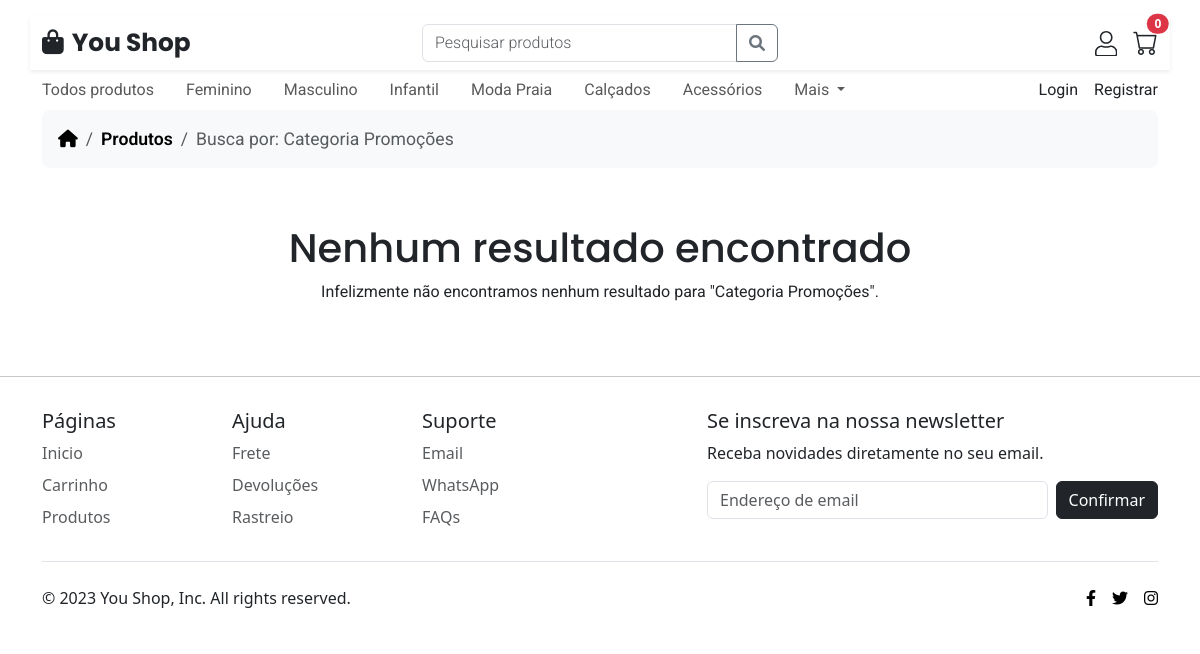
/products?category=9, run on the app's committed database.
### models/category.py (models this page shows)
class Category(BaseModel):
    __tablename__ = 'category'
    name = db.Column(db.String(200), nullable=False)
    image = db.Column(db.String(500), nullable=False)
    products = db.relationship('Product', backref='category')

### view.py (the view, shortened to what this page needs)
@view_blueprint.route('/products', methods=['GET', 'POST', 'PUT', 'PATCH', 'DELETE'])
def products():
    if request.method == 'GET':
        pass
    categories = Category.get_all()
    search_query = request.args.get('search')
    category_id = request.args.get('category')
    page = int(request.args.get('page', 1))  # Default to page 1 if 'page' parameter is not provided
    page_size = 6  # MMC entre 2(quantidade de colunas mobile) e 3 (quantidade de colunas desktop)
    if search_query:
        products_list = Product.search_products_by_string(search_query.strip())
        if not products_list:
            return render_template(
                'no-results.html',
                categories=categories,
                cartLength=cartLengthExample,
                search_query=search_query
            )
    elif category_id:
        products_list = Product.get_products_by_category_id(int(category_id))
        if not products_list:
            return render_template(
                'no-results.html',
                categories=categories,
                cartLength=cartLengthExample,
                search_query=f"Categoria {Category.get_by_id(int(category_id)).name}"
            )
    else:
        products_list = Product.get_all()

### models/base.py (called while the page is built)
    @classmethod
    def get_all(cls) -> list['BaseModel']:
        return cls.query.all()

    @classmethod
    def get_by_id(cls, id: int) -> 'BaseModel':
        return cls.query.get(id)

### models/product.py (called while the page is built)
    @classmethod
    def get_products_by_category_id(cls, category_id: int) -> list['Product']:
        return cls.query.filter_by(category_id=category_id).all()

### templates/no-results.html (shortened to what this page needs)
{% extends 'main-template.html' %}
{% block content %}
<section>
  <div class="container-lg">
    <nav aria-label="breadcrumb">
        <ol class="breadcrumb breadcrumb-chevron p-3 bg-body-tertiary rounded-3 fcs-15 roboto">
          <li class="breadcrumb-item">
            <a class="link-body-emphasis" href="{{ url_for('view.home') }}">
              <i class="fa-solid fa-house"></i>
            </a>
          </li>
          <li class="breadcrumb-item">
            <a class="link-body-emphasis fw-semibold text-decoration-none" href="{{ url_for('view.products') }}">Produtos</a>
          </li>
          <li class="breadcrumb-item active text-truncate" aria-current="page" style="max-width: 55vw;">
            Busca por: {{ search_query }}
          </li>
        </ol>
      </nav>
      <div class="row my-5 text-center">
        <div class="col-md-12 my-2">
          <h1 class="poppins">Nenhum resultado encontrado</h1>
          <p class="roboto">Infelizmente não encontramos nenhum resultado para "{{ search_query }}".</p>
        </div>
      </div>
  </div>
</section>
{% endblock %}

### templates/menu.html (shortened to what this page needs)
<header class="container-lg mt-3">
  <div class="row d-flex shadow-sm py-2">
    <div class="col-6 col-md-4 d-flex">
      <a href="{{ url_for('view.home') }}" class="text-decoration-none poppins fw-bold fcs-16 text-dark mx-auto mx-md-0 my-auto"><i class="fa-solid fa-bag-shopping me-2"></i>You Shop</a>
    </div>
    <div class="col-0 col-md-4 d-none d-md-block mx-auto">
      <form action="{{ url_for('view.search') }}" method="post">
        <div class="input-group">
          <input type="text" name="search" class="form-control roboto fw-light" placeholder="Pesquisar produtos" aria-label="Pesquisar produtos" aria-describedby="searchButton">
          <button id="searchButton" class="btn btn-outline-secondary" type="submit"><i class="fas fa-search"></i></button>
        </div>
      </form>
    </div>
    <div class="col-4 col-md-4 d-flex align-content-center justify-content-end">
      <div class="dropdown mx-3 my-auto">
        <a id="userDropdown" data-toggle="dropdown" aria-haspopup="true" aria-expanded="false">
        </a>
      </div>
      <a class="position-relative text-decoration-none text-dark" href="{{ url_for('view.cart') }}">
        <i class="bi bi-cart fcs-16 my-auto"></i>
        <span id="cartLength" class="position-absolute top-0 start-100 translate-middle badge rounded-pill bg-danger">
          {{ cartLength }}
        </span>
      </a>
    </div>
  </div>
</header>
<nav class="navbar navbar-expand-md align-items-start p-0">
  <div class="container-lg d-block">
    <div class="row">
      <div class="col-10 collapse navbar-collapse" id="navbarSupportedContent">
        <ul id="categoryList" class="navbar-nav me-auto">
          <li class="nav-item me-3 no-wrap">
            <a href="{{ url_for('view.products') }}" class="nav-link roboto ps-0">Todos produtos</a>
          </li>
          {% for category in categories %}
          <li class="nav-item me-3 no-wrap roboto d-flex">
            <a href=" {{ url_for('view.products', category=category.id) }}" class="nav-link">{{ category.name }}</a>
          </li>
          {% endfor %}
          <li class="nav-item dropdown me-3" id="moreDropdown">
            <a class="nav-link dropdown-toggle roboto" href="#" role="button" data-bs-toggle="dropdown" aria-expanded="false">
              Mais
            </a>
          </li>
        </ul>
      </div>
      <div class="col-2 d-none d-md-flex justify-content-end roboto my-auto">
        <a href="{{ url_for('view.login') }}" class="text-decoration-none text-dark me-3">Login</a>
        <a href="{{ url_for('view.register') }}" class="text-decoration-none text-dark">Registrar</a>
      </div>
    </div>
  </div>
</nav>

### static/assets/css/style.css (style rules this page uses)
:root { --primary: #EEEEEE; --responsible-font-size-11: calc(1.7rem + 2.2vh); --responsible-font-size-12: calc(1rem + 1.5vh); --responsible-font-size-13: calc(0.8rem + 1.2vh); --responsible-font-size-14: calc(0.7rem + 1.2vh); --responsible-font-size-15: calc(0.7rem + 0.8vh); --responsible-font-size-16: calc(1.3rem + 0.5vh); --responsible-font-size-17: calc(1rem + 0.1vh);; }
.poppins { font-family: 'Poppins', sans-serif; }
.roboto { font-family: 'Roboto', sans-serif; }
.fcs-15 { font-size: var(--responsible-font-size-15); }
.fcs-16 { font-size: var(--responsible-font-size-16); }

### templates/main-template.html (style rules this page uses)
.nav-item.no-wrap { white-space: nowrap; }

### data on the page
Category: name "Feminino"
Category: name "Masculino"
Category: name "Infantil"
Category: name "Moda Praia"
Category: name "Calçados"
Category: name "Acessórios"

### other printed values
{{ cartLength }} "0"
{{ search_query }} "Categoria Promoções"
